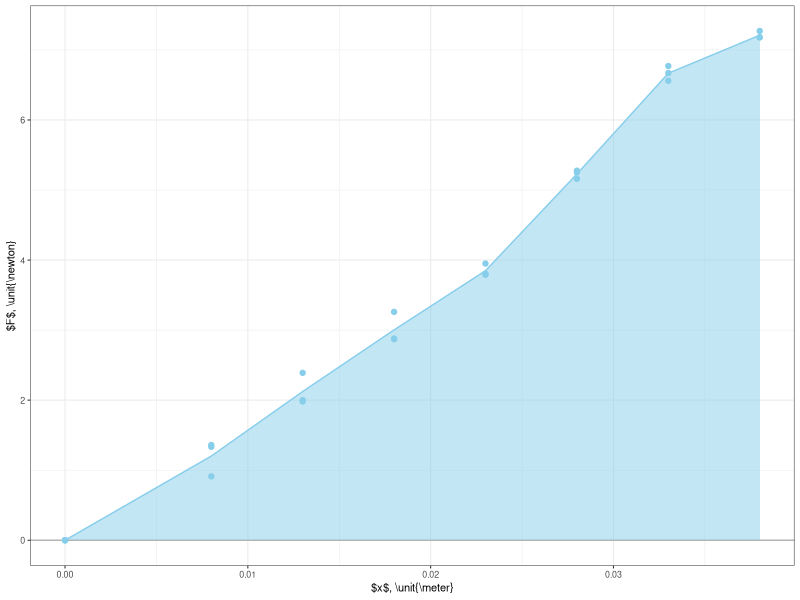

Here is the R script that generated this plot:
library(ggplot2)
library(dplyr)

raw <- read.csv('work.csv',header=TRUE)
data <- tibble(raw)
data <- mutate(data, trial=as.factor(trial))

fig <- ggplot(data, aes(x=x,y=F))+
    geom_hline(yintercept=0,color="gray70")+
    geom_point(color="skyblue")+
    stat_summary(fun=mean,geom="line",color="skyblue")+
    stat_summary(fun=mean,geom="area",fill="skyblue",alpha=0.5)+
    xlab('$x$, \\unit{\\meter}')+
    ylab('$F$, \\unit{\\newton}')+
    theme_bw(base_size=8)
ggsave(filename='work.svg',plot=fig,width=3.4167,height=2,units='in')

grouped <- group_by(data,trial)
library(pracma)
Wgrouped = summarize(grouped,
	  W= trapz(x,F))
print(summarize(Wgrouped,
	meanW = mean(W),
	sdW = sd(W)))
	
